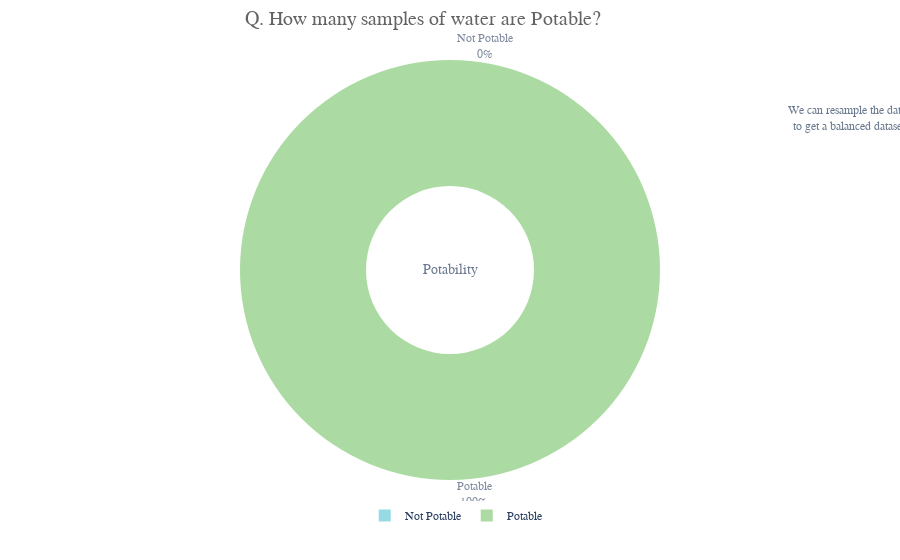

Here is the notebook cell this chart was saved with:
### Markdown cell above
##### Percentage Representation of Potablities in Graph

### Code cell
import plotly.express as px
import pandas as pd

# Assuming df is your original DataFrame
d = pd.DataFrame(df['Potability'].value_counts()).reset_index()

fig = px.pie(d, values='Potability', names=['Not Potable', 'Potable'], hole=0.4, opacity=0.6, color_discrete_sequence=[colors_green[3], colors_blue[3]], labels={'index': 'Potability', 'Potability': 'No. Of Samples'})
fig.add_annotation(text='We can resample the data<br> to get a balanced dataset', x=1.2, y=0.9, showarrow=False, font_size=12, opacity=0.7, font_family='monospace')
fig.add_annotation(text='Potability', x=0.5, y=0.5, showarrow=False, font_size=14, opacity=0.7, font_family='monospace')
fig.update_layout(font_family='monospace', title=dict(text='Q. How many samples of water are Potable?', x=0.47, y=0.98, font=dict(color=colors_dark[2], size=20)), legend=dict(x=0.37, y=-0.05, orientation='h', traceorder='reversed'), hoverlabel=dict(bgcolor='white'))
fig.update_traces(textposition='outside', textinfo='percent+label')
fig.show()

### Figure 1 — Plotly figure (JSON) as saved in the notebook; plotly's stock layout.template omitted (floating-point values rounded to 4 significant figures)
{"data": [{"domain": {"x": [0, 1], "y": [0, 1]}, "hole": 0.4, "hovertemplate": "label=%{label}<br>No. Of Samples=%{value}<extra></extra>", "labels": ["Not Potable", "Potable"], "legendgroup": "", "name": "", "opacity": 0.6, "showlegend": true, "textinfo": "percent+label", "textposition": "outside", "type": "pie", "values": [0, 1]}], "layout": {"annotations": [{"font": {"family": "monospace", "size": 12}, "opacity": 0.7, "showarrow": false, "text": "We can resample the data<br> to get a balanced dataset", "x": 1.2, "y": 0.9}, {"font": {"family": "monospace", "size": 14}, "opacity": 0.7, "showarrow": false, "text": "Potability", "x": 0.5, "y": 0.5}], "font": {"family": "monospace"}, "hoverlabel": {"bgcolor": "white"}, "legend": {"orientation": "h", "tracegroupgap": 0, "traceorder": "reversed", "x": 0.37, "y": -0.05}, "margin": {"t": 60}, "piecolorway": ["#74C365", "#51C4D3"], "title": {"font": {"color": "#636363", "size": 20}, "text": "Q. How many samples of water are Potable?", "x": 0.47, "y": 0.98}}}
